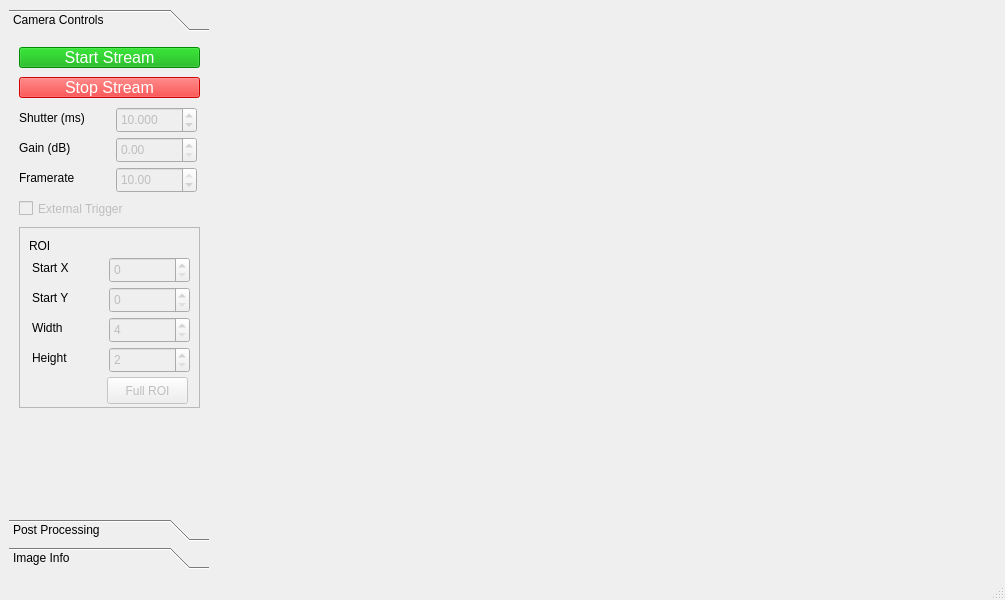
<?xml version="1.0" encoding="UTF-8"?>
<ui version="4.0">
 <class>MainWindow</class>
 <widget class="QMainWindow" name="MainWindow">
  <property name="geometry">
   <rect>
    <x>0</x>
    <y>0</y>
    <width>1005</width>
    <height>600</height>
   </rect>
  </property>
  <property name="windowTitle">
   <string>MainWindow</string>
  </property>
  <widget class="QWidget" name="centralwidget">
   <layout class="QGridLayout" name="gridLayout">
    <item row="0" column="3">
     <widget class="QWidget" name="imageWidget" native="true">
      <layout class="QVBoxLayout" name="mplvl"/>
     </widget>
    </item>
    <item row="0" column="0">
     <widget class="QToolBox" name="toolBox">
      <property name="sizePolicy">
       <sizepolicy hsizetype="Fixed" vsizetype="Preferred">
        <horstretch>0</horstretch>
        <verstretch>0</verstretch>
       </sizepolicy>
      </property>
      <property name="minimumSize">
       <size>
        <width>200</width>
        <height>0</height>
       </size>
      </property>
      <property name="maximumSize">
       <size>
        <width>200</width>
        <height>16777215</height>
       </size>
      </property>
      <property name="baseSize">
       <size>
        <width>200</width>
        <height>0</height>
       </size>
      </property>
      <property name="currentIndex">
       <number>0</number>
      </property>
      <widget class="QWidget" name="controlPage">
       <property name="geometry">
        <rect>
         <x>0</x>
         <y>0</y>
         <width>200</width>
         <height>442</height>
        </rect>
       </property>
       <attribute name="label">
        <string>Camera Controls</string>
       </attribute>
       <widget class="QPushButton" name="stopStreamButton">
        <property name="enabled">
         <bool>false</bool>
        </property>
        <property name="geometry">
         <rect>
          <x>10</x>
          <y>40</y>
          <width>181</width>
          <height>21</height>
         </rect>
        </property>
        <property name="sizePolicy">
         <sizepolicy hsizetype="Minimum" vsizetype="Minimum">
          <horstretch>0</horstretch>
          <verstretch>0</verstretch>
         </sizepolicy>
        </property>
        <property name="font">
         <font>
          <pointsize>12</pointsize>
         </font>
        </property>
        <property name="styleSheet">
         <string notr="true">background-color: rgb(255, 0, 0);
color:white;</string>
        </property>
        <property name="text">
         <string>Stop Stream</string>
        </property>
       </widget>
       <widget class="QPushButton" name="startStreamButton">
        <property name="enabled">
         <bool>false</bool>
        </property>
        <property name="geometry">
         <rect>
          <x>10</x>
          <y>10</y>
          <width>181</width>
          <height>21</height>
         </rect>
        </property>
        <property name="font">
         <font>
          <pointsize>12</pointsize>
         </font>
        </property>
        <property name="autoFillBackground">
         <bool>false</bool>
        </property>
        <property name="styleSheet">
         <string notr="true">background-color: rgb(0, 170, 0);
color:white;</string>
        </property>
        <property name="text">
         <string>Start Stream</string>
        </property>
        <property name="checkable">
         <bool>false</bool>
        </property>
       </widget>
       <widget class="QDoubleSpinBox" name="shutterField">
        <property name="enabled">
         <bool>false</bool>
        </property>
        <property name="geometry">
         <rect>
          <x>107</x>
          <y>70</y>
          <width>81</width>
          <height>26</height>
         </rect>
        </property>
        <property name="decimals">
         <number>3</number>
        </property>
        <property name="maximum">
         <double>99.390000000000001</double>
        </property>
        <property name="value">
         <double>10.000000000000000</double>
        </property>
       </widget>
       <widget class="QLabel" name="shutterLabel">
        <property name="geometry">
         <rect>
          <x>10</x>
          <y>70</y>
          <width>91</width>
          <height>21</height>
         </rect>
        </property>
        <property name="text">
         <string>Shutter (ms)</string>
        </property>
       </widget>
       <widget class="QDoubleSpinBox" name="gainField">
        <property name="enabled">
         <bool>false</bool>
        </property>
        <property name="geometry">
         <rect>
          <x>107</x>
          <y>100</y>
          <width>81</width>
          <height>26</height>
         </rect>
        </property>
        <property name="maximum">
         <double>24.000000000000000</double>
        </property>
       </widget>
       <widget class="QLabel" name="gainLabel">
        <property name="geometry">
         <rect>
          <x>10</x>
          <y>100</y>
          <width>91</width>
          <height>21</height>
         </rect>
        </property>
        <property name="text">
         <string>Gain (dB)</string>
        </property>
       </widget>
       <widget class="QDoubleSpinBox" name="framerateField">
        <property name="enabled">
         <bool>false</bool>
        </property>
        <property name="geometry">
         <rect>
          <x>107</x>
          <y>130</y>
          <width>81</width>
          <height>26</height>
         </rect>
        </property>
        <property name="decimals">
         <number>2</number>
        </property>
        <property name="minimum">
         <double>1.000000000000000</double>
        </property>
        <property name="maximum">
         <double>10.000000000000000</double>
        </property>
        <property name="value">
         <double>10.000000000000000</double>
        </property>
       </widget>
       <widget class="QLabel" name="framerateLabel">
        <property name="geometry">
         <rect>
          <x>10</x>
          <y>130</y>
          <width>91</width>
          <height>21</height>
         </rect>
        </property>
        <property name="text">
         <string>Framerate</string>
        </property>
       </widget>
       <widget class="QCheckBox" name="triggerCheck">
        <property name="enabled">
         <bool>false</bool>
        </property>
        <property name="geometry">
         <rect>
          <x>10</x>
          <y>160</y>
          <width>181</width>
          <height>23</height>
         </rect>
        </property>
        <property name="text">
         <string>External Trigger</string>
        </property>
       </widget>
       <widget class="QFrame" name="ROIFrame">
        <property name="geometry">
         <rect>
          <x>10</x>
          <y>190</y>
          <width>181</width>
          <height>181</height>
         </rect>
        </property>
        <property name="frameShape">
         <enum>QFrame::StyledPanel</enum>
        </property>
        <property name="frameShadow">
         <enum>QFrame::Raised</enum>
        </property>
        <widget class="QLabel" name="label">
         <property name="geometry">
          <rect>
           <x>10</x>
           <y>10</y>
           <width>67</width>
           <height>17</height>
          </rect>
         </property>
         <property name="text">
          <string>ROI</string>
         </property>
        </widget>
        <widget class="QLabel" name="startYLabel">
         <property name="geometry">
          <rect>
           <x>13</x>
           <y>60</y>
           <width>71</width>
           <height>21</height>
          </rect>
         </property>
         <property name="text">
          <string>Start Y</string>
         </property>
        </widget>
        <widget class="QSpinBox" name="widthField">
         <property name="enabled">
          <bool>false</bool>
         </property>
         <property name="geometry">
          <rect>
           <x>90</x>
           <y>90</y>
           <width>81</width>
           <height>26</height>
          </rect>
         </property>
         <property name="minimum">
          <number>4</number>
         </property>
         <property name="singleStep">
          <number>1</number>
         </property>
        </widget>
        <widget class="QLabel" name="heightLabel">
         <property name="geometry">
          <rect>
           <x>13</x>
           <y>120</y>
           <width>71</width>
           <height>21</height>
          </rect>
         </property>
         <property name="text">
          <string>Height</string>
         </property>
        </widget>
        <widget class="QSpinBox" name="startXField">
         <property name="enabled">
          <bool>false</bool>
         </property>
         <property name="geometry">
          <rect>
           <x>90</x>
           <y>30</y>
           <width>81</width>
           <height>26</height>
          </rect>
         </property>
         <property name="singleStep">
          <number>1</number>
         </property>
        </widget>
        <widget class="QSpinBox" name="heightField">
         <property name="enabled">
          <bool>false</bool>
         </property>
         <property name="geometry">
          <rect>
           <x>90</x>
           <y>120</y>
           <width>81</width>
           <height>26</height>
          </rect>
         </property>
         <property name="minimum">
          <number>2</number>
         </property>
         <property name="singleStep">
          <number>1</number>
         </property>
        </widget>
        <widget class="QLabel" name="widthLabel">
         <property name="geometry">
          <rect>
           <x>13</x>
           <y>90</y>
           <width>71</width>
           <height>21</height>
          </rect>
         </property>
         <property name="text">
          <string>Width</string>
         </property>
        </widget>
        <widget class="QLabel" name="startXLabel">
         <property name="geometry">
          <rect>
           <x>13</x>
           <y>30</y>
           <width>71</width>
           <height>21</height>
          </rect>
         </property>
         <property name="text">
          <string>Start X</string>
         </property>
        </widget>
        <widget class="QSpinBox" name="startYField">
         <property name="enabled">
          <bool>false</bool>
         </property>
         <property name="geometry">
          <rect>
           <x>90</x>
           <y>60</y>
           <width>81</width>
           <height>26</height>
          </rect>
         </property>
         <property name="singleStep">
          <number>1</number>
         </property>
        </widget>
        <widget class="QPushButton" name="fullROIButton">
         <property name="enabled">
          <bool>false</bool>
         </property>
         <property name="geometry">
          <rect>
           <x>88</x>
           <y>150</y>
           <width>81</width>
           <height>27</height>
          </rect>
         </property>
         <property name="text">
          <string>Full ROI</string>
         </property>
        </widget>
       </widget>
      </widget>
      <widget class="QWidget" name="postPage">
       <property name="geometry">
        <rect>
         <x>0</x>
         <y>0</y>
         <width>200</width>
         <height>442</height>
        </rect>
       </property>
       <attribute name="label">
        <string>Post Processing</string>
       </attribute>
       <widget class="QCheckBox" name="referenceCrossCheck">
        <property name="geometry">
         <rect>
          <x>10</x>
          <y>10</y>
          <width>181</width>
          <height>21</height>
         </rect>
        </property>
        <property name="text">
         <string>Reference Cross</string>
        </property>
       </widget>
       <widget class="QSpinBox" name="crossXField">
        <property name="geometry">
         <rect>
          <x>110</x>
          <y>40</y>
          <width>81</width>
          <height>27</height>
         </rect>
        </property>
       </widget>
       <widget class="QLabel" name="crossXLabel">
        <property name="geometry">
         <rect>
          <x>10</x>
          <y>40</y>
          <width>81</width>
          <height>21</height>
         </rect>
        </property>
        <property name="text">
         <string>Cross X (px)</string>
        </property>
       </widget>
       <widget class="QLabel" name="crossYLabel">
        <property name="geometry">
         <rect>
          <x>10</x>
          <y>70</y>
          <width>81</width>
          <height>21</height>
         </rect>
        </property>
        <property name="text">
         <string>Cross Y (px)</string>
        </property>
       </widget>
       <widget class="QSpinBox" name="crossYField">
        <property name="geometry">
         <rect>
          <x>110</x>
          <y>70</y>
          <width>81</width>
          <height>27</height>
         </rect>
        </property>
       </widget>
       <widget class="QPushButton" name="getCenButton">
        <property name="enabled">
         <bool>false</bool>
        </property>
        <property name="geometry">
         <rect>
          <x>10</x>
          <y>100</y>
          <width>181</width>
          <height>27</height>
         </rect>
        </property>
        <property name="text">
         <string>Get Cross From Centroid</string>
        </property>
       </widget>
       <widget class="QCheckBox" name="centroidCrossCheck">
        <property name="geometry">
         <rect>
          <x>10</x>
          <y>130</y>
          <width>181</width>
          <height>21</height>
         </rect>
        </property>
        <property name="text">
         <string>Centroid Cross</string>
        </property>
       </widget>
      </widget>
      <widget class="QWidget" name="page">
       <property name="geometry">
        <rect>
         <x>0</x>
         <y>0</y>
         <width>200</width>
         <height>442</height>
        </rect>
       </property>
       <attribute name="label">
        <string>Image Info</string>
       </attribute>
       <widget class="QLabel" name="s_queueNum">
        <property name="geometry">
         <rect>
          <x>130</x>
          <y>40</y>
          <width>61</width>
          <height>17</height>
         </rect>
        </property>
        <property name="text">
         <string>0</string>
        </property>
        <property name="alignment">
         <set>Qt::AlignRight|Qt::AlignTrailing|Qt::AlignVCenter</set>
        </property>
       </widget>
       <widget class="QLabel" name="r_queueLabel">
        <property name="geometry">
         <rect>
          <x>10</x>
          <y>10</y>
          <width>121</width>
          <height>17</height>
         </rect>
        </property>
        <property name="text">
         <string>r_queue images:</string>
        </property>
       </widget>
       <widget class="QLabel" name="r_queueNum">
        <property name="geometry">
         <rect>
          <x>130</x>
          <y>10</y>
          <width>61</width>
          <height>17</height>
         </rect>
        </property>
        <property name="text">
         <string>0</string>
        </property>
        <property name="alignment">
         <set>Qt::AlignRight|Qt::AlignTrailing|Qt::AlignVCenter</set>
        </property>
       </widget>
       <widget class="QLabel" name="s_queueLabel">
        <property name="geometry">
         <rect>
          <x>10</x>
          <y>40</y>
          <width>121</width>
          <height>17</height>
         </rect>
        </property>
        <property name="text">
         <string>s_queue images:</string>
        </property>
       </widget>
      </widget>
     </widget>
    </item>
   </layout>
  </widget>
  <widget class="QMenuBar" name="menubar">
   <property name="geometry">
    <rect>
     <x>0</x>
     <y>0</y>
     <width>1005</width>
     <height>25</height>
    </rect>
   </property>
  </widget>
  <widget class="QStatusBar" name="statusbar"/>
 </widget>
 <resources/>
 <connections/>
</ui>
